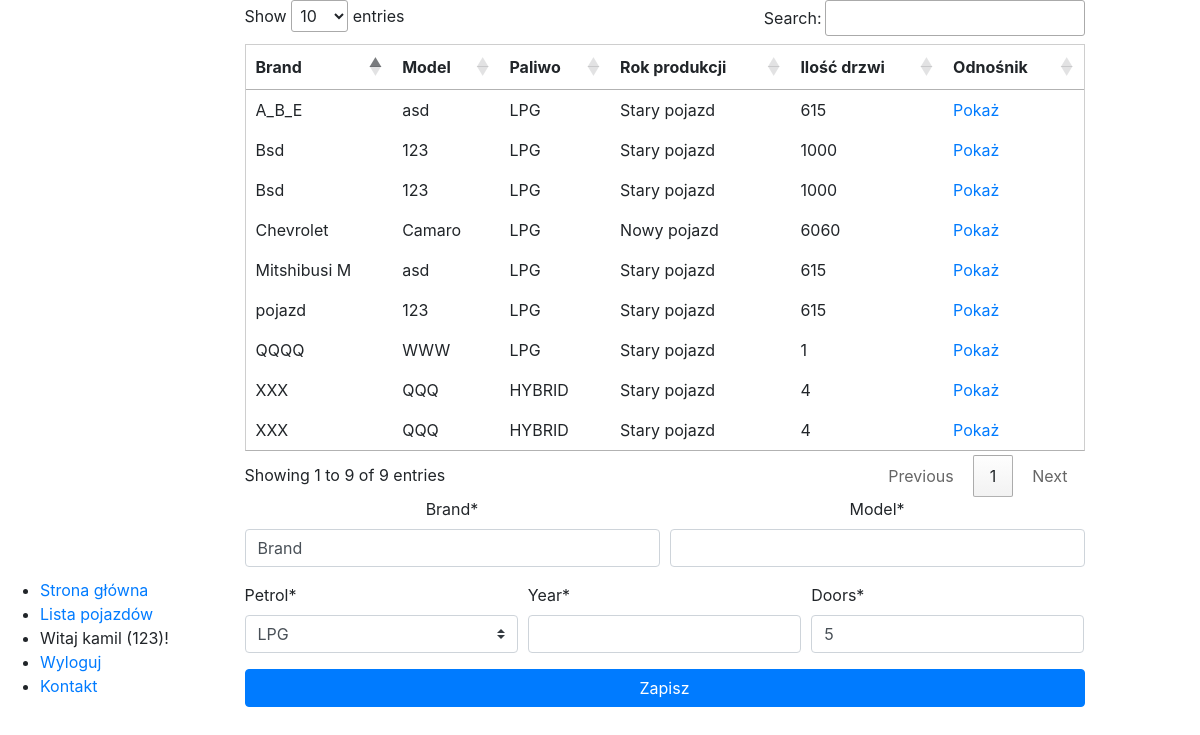
Screenshot of /fleet/ (signed in) with the database file from the repository.
### authentication/models.py (models this page shows)
class Employee(models.Model):
    telephone = models.IntegerField(default=0)
    location = models.CharField(default="", max_length=30)
    user = models.OneToOneField(User, on_delete=models.CASCADE)

### fleet/models.py (models this page shows, shortened)
class Car(DeletableModel):
    brand = models.CharField(max_length=12, default="Brand", validators=[first_brand_letter_uppercase])
    petrol = models.IntegerField(choices=PETROL_CHOISES, default=1)
    model = models.CharField(max_length=32)
    year = models.IntegerField()
    doors = models.IntegerField(default=5)
    class Meta:
        verbose_name = "Pojazd"
        verbose_name_plural = "Pojazdy"
        permissions = [
            ('rent_car', 'Access to renting car')
        ]

### fleet/views.py (the view, shortened to what this page needs)
# urls.py: path('', WidokFormularza.as_view(), name="fleet_list")
class WidokFormularza(LoginRequiredMixin, View):
    login_url = "/authentication/login"
    def get(self, request):
        form = ModelCarForm()
        return self.render_view(request, form)
    def render_view(self, request, form):
        cars = Car.objects.all()
        return render(request, "fleet/lista.html", {
            "elements": cars,
            "formularz": form
        })

### fleet/forms.py
class ModelCarForm(forms.ModelForm):
    def __init__(self, *args, **kwargs):
        super(ModelCarForm, self).__init__(*args, **kwargs)
        self.helper = FormHelper(self)
        self.helper.layout = Layout(
            Row(
                Column('brand', css_class='form-group col-md-6 mb-0'),
                Column('model', css_class='form-group col-md-6 mb-0'),
                css_class='form-row text-center'
            ),
            Row(
                Column('petrol', css_class='form-group col-md-4 mb-0'),
                Column('year', css_class='form-group col-md-4 mb-0'),
                Column('doors', css_class='form-group col-md-4 mb-0')
            ),
            Submit('submit', 'Zapisz', css_class='col-md-12')
        )
    class Meta:
        model = Car
        fields = '__all__'

### core/DeletableModel.py (called while the page is built)
    def get_queryset(self):
        return super(DeletableQueryManager, self).get_queryset().filter(is_deleted=False)

### fleet/templatetags/fleet_tags.py (called while the page is built)
@register.filter(name="brand_new_car")
def brand_new_car(value):
    if value > 2015:
        return "Nowy pojazd"
    else:
        return "Stary pojazd"

@register.simple_tag
def mult(a, b):
    return a * b

@register.filter(name="petrol_name")
def petrol_name(value):
    return PETROL_CHOISES[value - 1][1]

### templates/fleet/lista.html (shortened to what this page needs)
{% extends "core/template.html" %}
{% load fleet_tags %}
{% load static %}
{% block content %}
    <table id="tabela">
        <thead>
            <tr>
                <th>
                    Brand
                </th>
                <th>
                    Model
                </th>
                <th>
                    Paliwo
                </th>
                <th>
                    Rok produkcji
                </th>
                <th>
                    Ilość drzwi
                </th>
                <th>
                    Odnośnik
                </th>
            </tr>
        </thead>
        <tbody>
            {% for element in elements %}
                <tr>
                    <td>{{element.brand}}</td>
                    <td>{{element.model}}</td>
                    <td>{{element.petrol | petrol_name}}</td>
                    <td>{{element.year | brand_new_car}}</td>
                    <td>
                        {% mult element.year element.doors as result %}
                        {{ result }}
                    </td>
                    <td>
                        <a href="">Pokaż</a>
                    </td>
                </tr>
            {% endfor %}
        </tbody>
    </table>
    {% include "core/form_horizontal.html" with form=formularz %}
{% endblock %}

### templates/core/menu.html (shortened to what this page needs)
<ul>
    <li>
        <a href="">Strona główna</a>
    </li>
    <li>
        <a href="{% url 'fleet_list' %}">Lista pojazdów</a>
    </li>
    {% if request.user.is_authenticated %}
        <li>
            Witaj {{ request.user.username }} ({{ request.user.employee.location }})!
        </li>
        <li>
            <a href="{% url 'auth_logout_view' %}">Wyloguj</a>
        </li>
    {% endif %}
    <li>
        <a href="">Kontakt</a>
    </li>
</ul>

### static/css/style.css (style rules this page uses)
html, body { background: #f0f0f0; height: 100%; margin: 0; padding: 0; font-family: "Arial"; }
table { border: 1px solid #cecece; background: #ffffff; width: 90%; margin-left: 5%; }

### rows the page displays
Car: brand "Chevrolet", model "Camaro", petrol|petrol_name "LPG", year|brand_new_car "Nowy pojazd", result "6060"
Car: brand "XXX", model "QQQ", petrol|petrol_name "HYBRID", year|brand_new_car "Stary pojazd", result "4"
Car: brand "XXX", model "QQQ", petrol|petrol_name "HYBRID", year|brand_new_car "Stary pojazd", petrol "4"
Car: brand "QQQQ", model "WWW", petrol|petrol_name "LPG", year|brand_new_car "Stary pojazd", result "1"
Car: brand "pojazd", model "123", petrol|petrol_name "LPG", year|brand_new_car "Stary pojazd", result "615"
Car: brand "Bsd", model "123", petrol|petrol_name "LPG", year|brand_new_car "Stary pojazd", result "1000"
Car: brand "Bsd", model "123", petrol|petrol_name "LPG", year|brand_new_car "Stary pojazd", result "1000"
Car: brand "Mitshibusi M", model "asd", petrol|petrol_name "LPG", year|brand_new_car "Stary pojazd", result "615"
Car: brand "A_B_E", model "asd", petrol|petrol_name "LPG", year|brand_new_car "Stary pojazd", result "615"

### other values shown
{{ request.user.username }} "kamil"
{{ request.user.employee.location }} "123"
